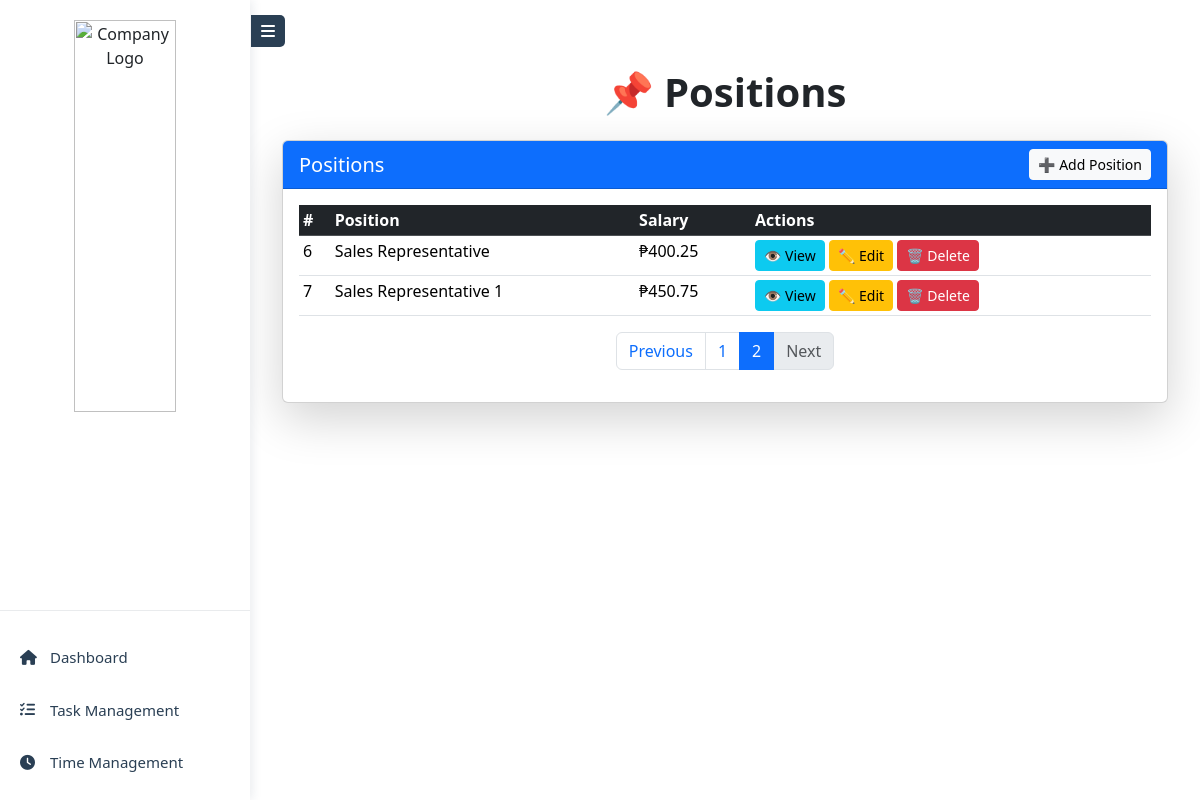
/roles/super_admin/systempositions.php?positions_page=2, run on an earlier commit of the app's database.
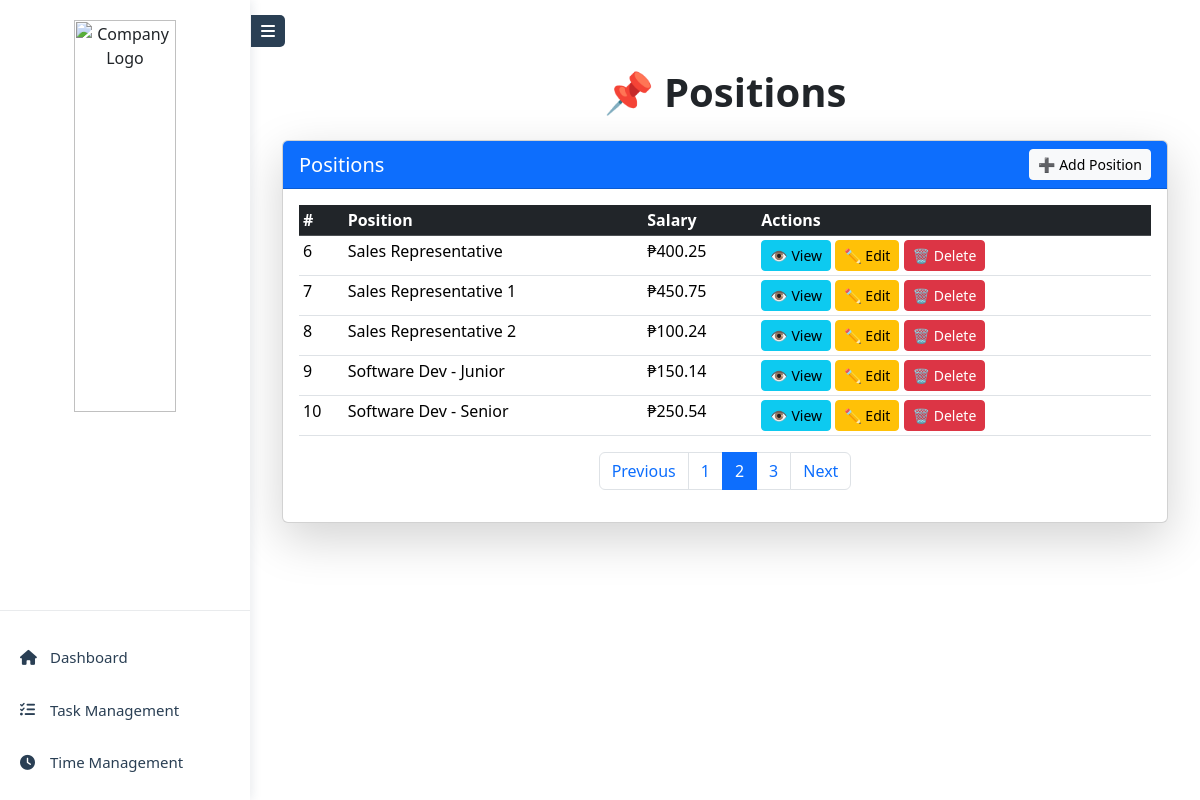
And on a later commit of the database.
### tables this page shows
CREATE TABLE `positions` (
  `id` int(11) NOT NULL,
  `position_name` varchar(255) NOT NULL,
  `description` text DEFAULT NULL,
  `salary` decimal(10,2) NOT NULL DEFAULT 0.00,
  `created_at` timestamp NOT NULL DEFAULT current_timestamp(),
  `updated_at` timestamp NOT NULL DEFAULT current_timestamp() ON UPDATE current_timestamp()
);

### roles/super_admin/system_func.php (called while the page is built, shortened)
<?php
require_once 'db.php';
function getPaginatedPositions($limit, $offset)
{
    global $conn;
    $stmt = $conn->prepare("SELECT * FROM positions LIMIT :limit OFFSET :offset");
    $stmt->bindParam(':limit', $limit, PDO::PARAM_INT);
    $stmt->bindParam(':offset', $offset, PDO::PARAM_INT);
    $stmt->execute();
    return $stmt->fetchAll(PDO::FETCH_ASSOC);
}
function countAllPositions()
{
    global $conn;
    $stmt = $conn->query("SELECT COUNT(*) as total FROM positions");
    return $stmt->fetch(PDO::FETCH_ASSOC)['total'];
}

### roles/super_admin/systempositions.php (the view, shortened to what this page needs)
<?php
include "../super_admin/header.php";
include "system_func.php";
$positionsPerPage = 5;
$positionsPage = isset($_GET['positions_page']) ? (int)$_GET['positions_page'] : 1;
$positionsOffset = ($positionsPage - 1) * $positionsPerPage;
$positions = getPaginatedPositions($positionsPerPage, $positionsOffset);
$totalPositions = countAllPositions();
$totalPositionsPages = ceil($totalPositions / $positionsPerPage);
?>
<div class="container mt-5">
    <h1 class="text-center fw-bold">📌 Positions</h1>
    <div class="card shadow-lg mt-4">
        <div class="card-header bg-primary text-white d-flex justify-content-between align-items-center">
            <h5 class="mb-0">Positions</h5>
            <a href="system_addpos.php" class="btn btn-light btn-sm">➕ Add Position</a>
        </div>
        <div class="card-body">
            <?php if (!empty($positions)) { ?>
                <div class="table-responsive">
                    <table class="table table-sm table-hover">
                        <thead class="table-dark">
                            <tr>
                                <th>#</th>
                                <th>Position</th>
                                <th>Salary</th>
                                <th>Actions</th>
                            </tr>
                        </thead>
                        <tbody>
                            <?php foreach ($positions as $index => $position) {
                            ?>
                                <tr>
                                    <td><?= $positionsOffset + $index + 1 ?></td>
                                    <td><?= htmlspecialchars($position['position_name']) ?></td>
                                    <td>₱<?= number_format($position['salary'], 2) ?></td>
                                    <td>
                                        <button type="button" class="btn btn-info btn-sm view-position-btn"
                                            data-bs-toggle="modal"
                                            data-bs-target="#viewPositionModal"
                                            data-id="<?= $position['id'] ?>"
                                            data-name="<?= htmlspecialchars($position['position_name']) ?>"
                                            data-salary="<?= number_format($position['salary'], 2) ?>"
                                            data-description="<?= htmlspecialchars($position['description']) ?>">
                                            👁️ View
                                        </button>
                                        <a href="system_editpos.php?id=<?= $position['id'] ?>" class="btn btn-warning btn-sm">✏️ Edit</a>
                                        <a href="system_deletepos.php?id=<?= $position['id'] ?>" class="btn btn-danger btn-sm" onclick="return confirm('Are you sure you want to delete this position?')">🗑️ Delete</a>
                                    </td>
                                </tr>
                            <?php } ?>
                        </tbody>
                    </table>
                </div>
                <nav>
                    <ul class="pagination justify-content-center">
                        <li class="page-item <?= $positionsPage <= 1 ? 'disabled' : '' ?>">
                            <a class="page-link" href="?positions_page=<?= max(1, $positionsPage - 1) ?>">Previous</a>
                        </li>
                        <?php for ($i = 1; $i <= $totalPositionsPages; $i++) { ?>
                            <li class="page-item <?= $i == $positionsPage ? 'active' : '' ?>">
                                <a class="page-link" href="?positions_page=<?= $i ?>"><?= $i ?></a>
                            </li>
                        <?php } ?>
                        <li class="page-item <?= $positionsPage >= $totalPositionsPages ? 'disabled' : '' ?>">
                            <a class="page-link" href="?positions_page=<?= min($totalPositionsPages, $positionsPage + 1) ?>">Next</a>
                        </li>
                    </ul>
                </nav>
            <?php } else { ?>
                <p class="text-center text-muted">No positions found.</p>
            <?php } ?>
        </div>
    </div>
</div>
<?php include "../super_admin/footer.php"; ?>

What changed in the data, as far as the page shows it:
added positions: index "8", position_name "Sales Representative 2", salary "100.24"
added positions: index "9", position_name "Software Dev - Junior", salary "150.14"
added positions: index "10", position_name "Software Dev - Senior", salary "250.54"
Also different on the page:
new list line: "3"
